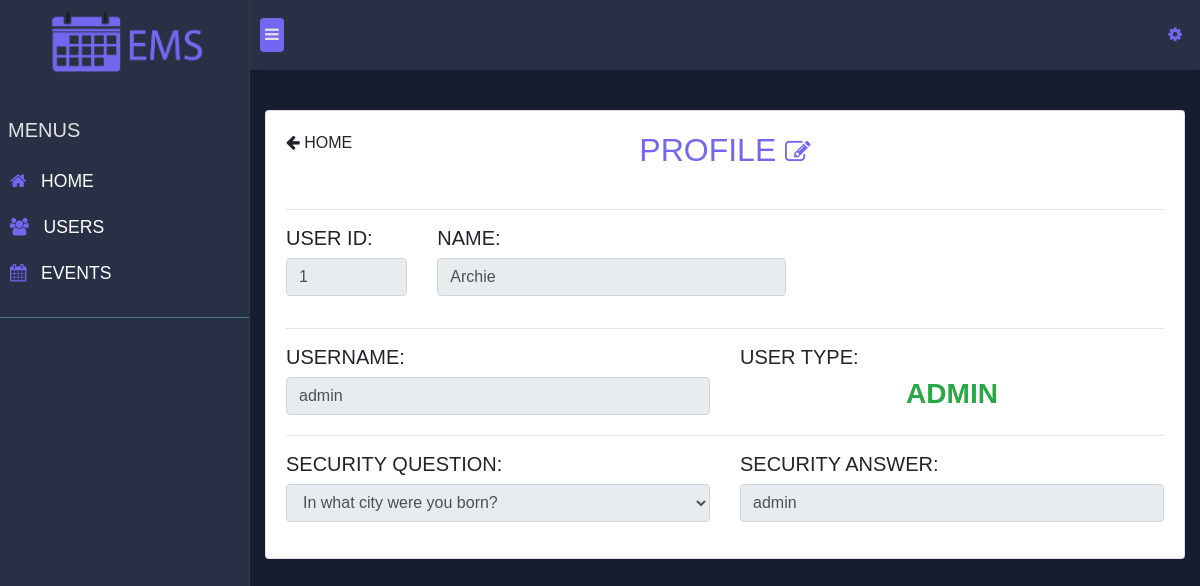
Page /profile.php (signed in) on the committed database.
### tables this page shows
CREATE TABLE `tblusers` (
  `UserID` int(11) NOT NULL,
  `Name` varchar(300) NOT NULL,
  `UserType` varchar(100) NOT NULL,
  `SQuestion` varchar(300) NOT NULL,
  `SAnswer` varchar(300) NOT NULL,
  `Username` varchar(30) NOT NULL,
  `Password` varchar(100) NOT NULL,
  `Status` varchar(100) NOT NULL
);

### profile.php (the view, shortened to what this page needs)
<!DOCTYPE html>
<html lang="en">
<?php
$path = $_SERVER['DOCUMENT_ROOT'];
include_once($path . "/CanoEMS/db/config.php");
?>
<head>
    <link rel="stylesheet" href="/CanoEMS/assets/css/bootstrap/css/bootstrap.min.css">
    <link rel="stylesheet" href="/CanoEMS/assets/css/index.css">
    <link rel="stylesheet" href="/CanoEMS/assets/css/nav.css">
    <link rel="stylesheet" href="https://cdnjs.cloudflare.com/ajax/libs/font-awesome/4.7.0/css/font-awesome.min.css">
</head>
<body>
    <?php
    $user_id = $_SESSION['user-ems']['UserID'];
    $result = mysqli_query($db, "SELECT * FROM `tblusers` where UserID = " . $user_id);
    $resultData = mysqli_fetch_all($result, MYSQLI_ASSOC);
    ?>
    <div class="wrapper">
        <nav id="sidebar" class="backgroundDarkColor border-right border-dark">
            <?php
                if($_SESSION['user-ems']['UserType'] == "ADMIN"){
                     include($path . "/CanoEMS/comp/adminNavBar.php");
                }else{
                    include($path . "/CanoEMS/comp/taNavBar.php");
                }
            ?>
        </nav>
        <div class="content w-100 backgroundDarkerColor">
            <nav class="navbar navbar-expand-lg backgroundDarkColor">
                <?php
                if($_SESSION['user-ems']['UserType'] == "ADMIN"){
                     include($path . "/CanoEMS/comp/commonNavBar.php");
                }else{
                    include($path . "/CanoEMS/comp/taCommonNavBar.php");
                }
                ?>
            </nav>
            <div class="container-fluid">
                <div class="content-wrapper p-0">
                    <div class="row">
                        <div class="col-sm-12">
                            <div class="card mb-5">
                                <div class="card-body">
                                    <div class="row">
                                        <div class="col-sm-12">
                                            <div class="row">
                                                <div class="col-sm-3">
                                                    <a href="/CanoEMS"><i class='fa fa-arrow-left'></i> HOME</a>
                                                </div>
                                                <div class="col-sm-6">
                                                    <div class="row">
                                                        <div class="col-sm-12 mb-3">
                                                            <h2 class="text-center textUserColor">PROFILE <small><a href="javascript:void(0)" id="btnEdit" class="" title="Edit"><i class='fa fa-edit'></i></a></small></h2>
                                                        </div>
                                                    </div>
                                                </div>
                                                <div class="col-sm-3">
                                                </div>
                                            </div>
                                        </div>
                                        <div class="col-sm-12">
                                            <hr>
                                            <div class="row">
                                                <div class="col-sm-2">
                                                    <h5>USER ID:</h5>
                                                    <div class="row">
                                                        <div class="form-group col-sm-12">
                                                            <input type="text" class="form-control" id="user_id" value="<?php echo $resultData[0]["UserID"] ?>" disabled>
                                                        </div>
                                                    </div>
                                                </div>
                                                <div class="col-sm-5">
                                                    <h5>NAME:</h5>
                                                    <div class="row">
                                                        <div class="form-group col-sm-12">
                                                            <input type="text" class="form-control" id="fname" value="<?php echo $resultData[0]["Name"] ?>" disabled>
                                                        </div>
                                                    </div>
                                                </div>
                                            </div>
                                            <hr>
                                            <div class="row">
                                                <div class="col-sm-6">
                                                    <h5>USERNAME:</h5>
                                                    <div class="row">
                                                        <div class="form-group col-sm-12">
                                                            <input type="text" class="form-control" id="username" value="<?php echo $resultData[0]["Username"] ?>" disabled>
                                                        </div>
                                                    </div>
                                                </div>
                                                <div class="col-sm-6">
                                                    <h5>USER TYPE:</h5>
                                                    <div class="row">
                                                        <div class="form-group col-sm-12">
                                                            <h3 class="text-center text-success"><b><?= ($resultData[0]["UserType"] == "TA") ? "TECHNICAL ASSISTANT" : "ADMIN" ?></b></h3>
                                                        </div>
                                                    </div>
                                                </div>
                                            </div>
                                            <hr class="mt-0">
                                        </div>
                                        <div class="col-sm-12">
                                            <div class="row">
                                                <div class="col-sm-6">
                                                    <h5>SECURITY QUESTION:</h5>
                                                    <div class="row">
                                                        <div class="form-group col-sm-12">
                                                            <select class="form-control" name="s_question" id="s_question" require disabled>
                                                                <?php
                                                                if ($resultData[0]["SQuestion"] == null) {
                                                                    echo "<option disabled selected>-- Select a Question --</option>";
                                                                } else {
                                                                    echo "<option value='" . $resultData[0]["SQuestion"] . "' selected>" . $resultData[0]["SQuestion"] . "</option>";
                                                                }
                                                                ?>
                                                            </select>
                                                        </div>
                                                    </div>
                                                </div>
                                                <div class="col-sm-6">
                                                    <h5>SECURITY ANSWER:</h5>
                                                    <div class="row">
                                                        <div class="form-group col-sm-12">
                                                            <input type="text" class="form-control" id="s_answer" placeholder="Enter your Answer" value="<?php echo $resultData[0]["SAnswer"] ?>" require disabled>
                                                        </div>
                                                    </div>
                                                </div>
                                            </div>
                                        </div>
                                    </div>
                                </div>
                            </div>
                        </div>
                    </div>
                </div>
            </div>
        </div>
    </div>
</body>
</html>

### assets/css/index.css (style rules this page uses)
.textUserColor { color:#7367F0 !important; }
.backgroundDarkColor { background-color: #283046 !important; }
.backgroundDarkerColor { background-color: #161D31 !important; }

### assets/css/nav.css (style rules this page uses)
body { font-family: 'Poppins', sans-serif; background: #fafafa }
a, a:hover, a:focus { color: inherit; text-decoration: none; transition: all 0.3s }
.navbar { padding: 15px 10px; background: #fff; border: none; border-radius: 0; margin-bottom: 40px; box-shadow: 1px 1px 3px rgba(0, 0, 0, 0.1) }
.wrapper { display: flex; width: 100%; align-items: stretch }
#sidebar { min-width: 250px; max-width: 250px; background: #005086; color: #fff; transition: all 0.3s }
.content-wrapper { padding: 15px }

### profile.php (style rules this page uses)
.content-wrapper { height: 100vh !important; }

### rows in the picture
tblusers: UserID "1", Name "Archie", Username "admin", s_question "In what city were you born?", SAnswer "admin"
